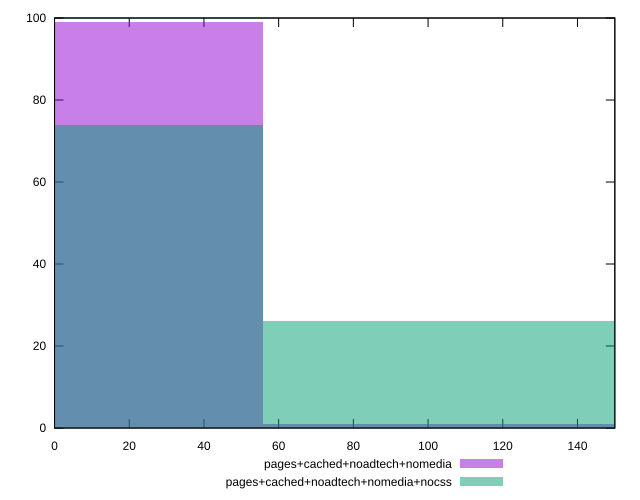

Recreate this plot in gnuplot.
reset

$pagesCachedNoadtechNomedia <<EOF
0 99
111.87687522148767 1
EOF

$pagesCachedNoadtechNomediaNocss <<EOF
0 74
111.87687522148767 26
EOF

set key outside below
set boxwidth 111.87687522148767
set xrange [0:150]
set yrange [0:100]
set trange [0:100]
set style fill transparent solid 0.5 noborder
set terminal svg size 640, 500 enhanced background rgb 'white'
set output "report_00017_2021-02-10T15-08-03.406Z/unminified-javascript/comparison/histogram/3_vs_4.svg"

plot $pagesCachedNoadtechNomedia title "pages+cached+noadtech+nomedia" with boxes, \
     $pagesCachedNoadtechNomediaNocss title "pages+cached+noadtech+nomedia+nocss" with boxes

reset
